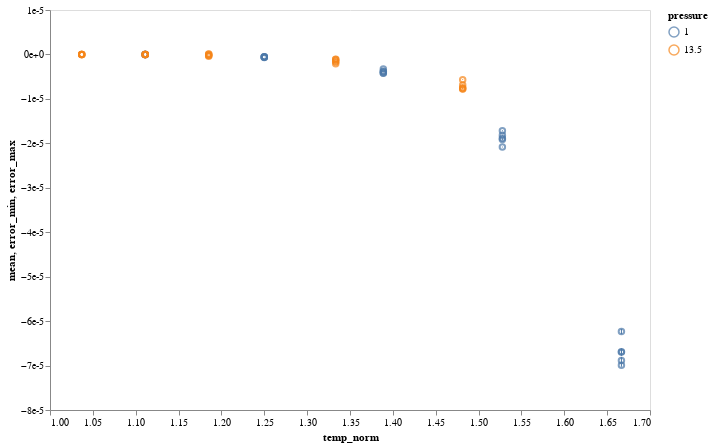

Write notebook code for a chart like this one.
### Code cell
chart = alt.Chart(rates_df).encode(
    x=alt.X("temp_norm", scale=alt.Scale(zero=False)),
    y=alt.Y('mean', scale=alt.Scale(type='linear'), axis=alt.Axis(format='e')),
    color="pressure:N",
    
)

chart.mark_point() + chart.mark_rule().encode(y="error_min", y2="error_max")

### Figure 1 — Vega-Lite specification as saved in the notebook (floating-point values rounded to 4 significant figures)
{"$schema": "https://vega.github.io/schema/vega-lite/v2.6.0.json", "config": {"axis": {"grid": false}, "view": {"height": 400, "width": 600}}, "datasets": {"data-c860d925e8fa5db37081059de9e230e2": [{"crystal": "p2", "error": 7.017e-10, "error_max": -2.561e-08, "error_min": -2.701e-08, "iter_id": 1, "mean": -2.631e-08, "pressure": 1, "temp_norm": 1.111, "temperature": 0.4}, {"crystal": "p2", "error": 7.049e-10, "error_max": -2.02e-08, "error_min": -2.16e-08, "iter_id": 2, "mean": -2.09e-08, "pressure": 1, "temp_norm": 1.111, "temperature": 0.4}, {"crystal": "p2", "error": 6.163e-10, "error_max": -1.729e-08, "error_min": -1.853e-08, "iter_id": 3, "mean": -1.791e-08, "pressure": 1, "temp_norm": 1.111, "temperature": 0.4}, {"crystal": "p2", "error": 5.785e-10, "error_max": -2.218e-08, "error_min": -2.334e-08, "iter_id": 4, "mean": -2.276e-08, "pressure": 1, "temp_norm": 1.111, "temperature": 0.4}, {"crystal": "p2", "error": 5.603e-10, "error_max": -2.272e-08, "error_min": -2.384e-08, "iter_id": 5, "mean": -2.328e-08, "pressure": 1, "temp_norm": 1.111, "temperature": 0.4}, {"crystal": "p2", "error": 7.015e-09, "error_max": -5.333e-07, "error_min": -5.473e-07, "iter_id": 1, "mean": -5.403e-07, "pressure": 1, "temp_norm": 1.25, "temperature": 0.45}, {"crystal": "p2", "error": 1.18e-08, "error_max": -5.095e-07, "error_min": -5.331e-07, "iter_id": 2, "mean": -5.213e-07, "pressure": 1, "temp_norm": 1.25, "temperature": 0.45}, {"crystal": "p2", "error": 9.126e-09, "error_max": -6.672e-07, "error_min": -6.854e-07, "iter_id": 3, "mean": -6.763e-07, "pressure": 1, "temp_norm": 1.25, "temperature": 0.45}, {"crystal": "p2", "error": 8.854e-09, "error_max": -5.47e-07, "error_min": -5.647e-07, "iter_id": 4, "mean": -5.559e-07, "pressure": 1, "temp_norm": 1.25, "temperature": 0.45}, {"crystal": "p2", "error": 1.01e-08, "error_max": -6.091e-07, "error_min": -6.293e-07, "iter_id": 5, "mean": -6.192e-07, "pressure": 1, "temp_norm": 1.25, "temperature": 0.45}, {"crystal": "p2", "error": 2.809e-08, "error_max": -3.869e-06, "error_min": -3.925e-06, "iter_id": 1, "mean": -3.897e-06, "pressure": 1, "temp_norm": 1.389, "temperature": 0.5}, {"crystal": "p2", "error": 2.722e-08, "error_max": -3.247e-06, "error_min": -3.301e-06, "iter_id": 2, "mean": -3.274e-06, "pressure": 1, "temp_norm": 1.389, "temperature": 0.5}, {"crystal": "p2", "error": 2.98e-08, "error_max": -4.129e-06, "error_min": -4.189e-06, "iter_id": 3, "mean": -4.159e-06, "pressure": 1, "temp_norm": 1.389, "temperature": 0.5}, {"crystal": "p2", "error": 2.46e-08, "error_max": -4.207e-06, "error_min": -4.256e-06, "iter_id": 4, "mean": -4.231e-06, "pressure": 1, "temp_norm": 1.389, "temperature": 0.5}, {"crystal": "p2", "error": 3.649e-08, "error_max": -3.747e-06, "error_min": -3.82e-06, "iter_id": 5, "mean": -3.784e-06, "pressure": 1, "temp_norm": 1.389, "temperature": 0.5}, {"crystal": "p2", "error": 1.083e-07, "error_max": -1.707e-05, "error_min": -1.728e-05, "iter_id": 1, "mean": -1.717e-05, "pressure": 1, "temp_norm": 1.528, "temperature": 0.55}, {"crystal": "p2", "error": 9.617e-08, "error_max": -2.073e-05, "error_min": -2.092e-05, "iter_id": 2, "mean": -2.083e-05, "pressure": 1, "temp_norm": 1.528, "temperature": 0.55}, {"crystal": "p2", "error": 1.056e-07, "error_max": -1.875e-05, "error_min": -1.896e-05, "iter_id": 3, "mean": -1.886e-05, "pressure": 1, "temp_norm": 1.528, "temperature": 0.55}, {"crystal": "p2", "error": 1.29e-07, "error_max": -1.9e-05, "error_min": -1.926e-05, "iter_id": 4, "mean": -1.913e-05, "pressure": 1, "temp_norm": 1.528, "temperature": 0.55}, {"crystal": "p2", "error": 8.693e-08, "error_max": -1.811e-05, "error_min": -1.829e-05, "iter_id": 5, "mean": -1.82e-05, "pressure": 1, "temp_norm": 1.528, "temperature": 0.55}, {"crystal": "p2", "error": 3.896e-07, "error_max": -6.651e-05, "error_min": -6.729e-05, "iter_id": 1, "mean": -6.69e-05, "pressure": 1, "temp_norm": 1.667, "temperature": 0.6}, {"crystal": "p2", "error": 7.557e-07, "error_max": -6.808e-05, "error_min": -6.96e-05, "iter_id": 2, "mean": -6.884e-05, "pressure": 1, "temp_norm": 1.667, "temperature": 0.6}, {"crystal": "p2", "error": 8.544e-07, "error_max": -6.612e-05, "error_min": -6.783e-05, "iter_id": 3, "mean": -6.698e-05, "pressure": 1, "temp_norm": 1.667, "temperature": 0.6}, {"crystal": "p2", "error": 3.28e-07, "error_max": -6.962e-05, "error_min": -7.028e-05, "iter_id": 4, "mean": -6.995e-05, "pressure": 1, "temp_norm": 1.667, "temperature": 0.6}, {"crystal": "p2", "error": 6.001e-07, "error_max": -6.175e-05, "error_min": -6.295e-05, "iter_id": 5, "mean": -6.235e-05, "pressure": 1, "temp_norm": 1.667, "temperature": 0.6}, {"crystal": "p2", "error": 7.195e-10, "error_max": -1.48e-09, "error_min": -2.919e-09, "iter_id": 1, "mean": -2.2e-09, "pressure": 13.5, "temp_norm": 1.037, "temperature": 1.4}, {"crystal": "p2", "error": 6.011e-10, "error_max": -2.002e-09, "error_min": -3.204e-09, "iter_id": 2, "mean": -2.603e-09, "pressure": 13.5, "temp_norm": 1.037, "temperature": 1.4}, {"crystal": "p2", "error": 6.217e-10, "error_max": -6.436e-09, "error_min": -7.68e-09, "iter_id": 3, "mean": -7.058e-09, "pressure": 13.5, "temp_norm": 1.037, "temperature": 1.4}, {"crystal": "p2", "error": 5.754e-10, "error_max": 8.844e-10, "error_min": -2.664e-10, "iter_id": 4, "mean": 3.09e-10, "pressure": 13.5, "temp_norm": 1.037, "temperature": 1.4}, {"crystal": "p2", "error": 8.066e-10, "error_max": -8.942e-09, "error_min": -1.056e-08, "iter_id": 5, "mean": -9.748e-09, "pressure": 13.5, "temp_norm": 1.037, "temperature": 1.4}, {"crystal": "p2", "error": 1.042e-09, "error_max": -3.005e-08, "error_min": -3.213e-08, "iter_id": 1, "mean": -3.109e-08, "pressure": 13.5, "temp_norm": 1.111, "temperature": 1.5}, {"crystal": "p2", "error": 1.032e-09, "error_max": -2.963e-08, "error_min": -3.17e-08, "iter_id": 2, "mean": -3.067e-08, "pressure": 13.5, "temp_norm": 1.111, "temperature": 1.5}, {"crystal": "p2", "error": 1.143e-09, "error_max": -3.174e-08, "error_min": -3.403e-08, "iter_id": 3, "mean": -3.288e-08, "pressure": 13.5, "temp_norm": 1.111, "temperature": 1.5}, {"crystal": "p2", "error": 1.32e-09, "error_max": -3.307e-08, "error_min": -3.571e-08, "iter_id": 4, "mean": -3.439e-08, "pressure": 13.5, "temp_norm": 1.111, "temperature": 1.5}, {"crystal": "p2", "error": 1.103e-09, "error_max": -3.034e-08, "error_min": -3.254e-08, "iter_id": 5, "mean": -3.144e-08, "pressure": 13.5, "temp_norm": 1.111, "temperature": 1.5}, {"crystal": "p2", "error": 1.923e-08, "error_max": -2.369e-07, "error_min": -2.753e-07, "iter_id": 1, "mean": -2.561e-07, "pressure": 13.5, "temp_norm": 1.185, "temperature": 1.6}, {"crystal": "p2", "error": 1.838e-08, "error_max": -3.637e-07, "error_min": -4.005e-07, "iter_id": 2, "mean": -3.821e-07, "pressure": 13.5, "temp_norm": 1.185, "temperature": 1.6}, {"crystal": "p2", "error": 2.026e-08, "error_max": 1.254e-07, "error_min": 8.488e-08, "iter_id": 3, "mean": 1.051e-07, "pressure": 13.5, "temp_norm": 1.185, "temperature": 1.6}, {"crystal": "p2", "error": 2.1e-08, "error_max": -1.508e-07, "error_min": -1.928e-07, "iter_id": 4, "mean": -1.718e-07, "pressure": 13.5, "temp_norm": 1.185, "temperature": 1.6}, {"crystal": "p2", "error": 2.011e-08, "error_max": 8.61e-08, "error_min": 4.588e-08, "iter_id": 5, "mean": 6.599e-08, "pressure": 13.5, "temp_norm": 1.185, "temperature": 1.6}, {"crystal": "p2", "error": 3.863e-08, "error_max": -2.063e-06, "error_min": -2.141e-06, "iter_id": 1, "mean": -2.102e-06, "pressure": 13.5, "temp_norm": 1.333, "temperature": 1.8}, {"crystal": "p2", "error": 4.048e-08, "error_max": -1.106e-06, "error_min": -1.187e-06, "iter_id": 2, "mean": -1.146e-06, "pressure": 13.5, "temp_norm": 1.333, "temperature": 1.8}, {"crystal": "p2", "error": 3.712e-08, "error_max": -1.456e-06, "error_min": -1.53e-06, "iter_id": 3, "mean": -1.493e-06, "pressure": 13.5, "temp_norm": 1.333, "temperature": 1.8}, {"crystal": "p2", "error": 4.27e-08, "error_max": -1.675e-06, "error_min": -1.76e-06, "iter_id": 4, "mean": -1.717e-06, "pressure": 13.5, "temp_norm": 1.333, "temperature": 1.8}, {"crystal": "p2", "error": 4.093e-08, "error_max": -1.022e-06, "error_min": -1.104e-06, "iter_id": 5, "mean": -1.063e-06, "pressure": 13.5, "temp_norm": 1.333, "temperature": 1.8}, {"crystal": "p2", "error": 1.13e-07, "error_max": -7.366e-06, "error_min": -7.592e-06, "iter_id": 1, "mean": -7.479e-06, "pressure": 13.5, "temp_norm": 1.481, "temperature": 2}, {"crystal": "p2", "error": 9.119e-08, "error_max": -6.793e-06, "error_min": -6.975e-06, "iter_id": 2, "mean": -6.884e-06, "pressure": 13.5, "temp_norm": 1.481, "temperature": 2}, {"crystal": "p2", "error": 9.938e-08, "error_max": -7.655e-06, "error_min": -7.854e-06, "iter_id": 3, "mean": -7.754e-06, "pressure": 13.5, "temp_norm": 1.481, "temperature": 2}, {"crystal": "p2", "error": 9.391e-08, "error_max": -5.576e-06, "error_min": -5.764e-06, "iter_id": 4, "mean": -5.67e-06, "pressure": 13.5, "temp_norm": 1.481, "temperature": 2}, {"crystal": "p2", "error": 9.588e-08, "error_max": -7.633e-06, "error_min": -7.825e-06, "iter_id": 5, "mean": -7.729e-06, "pressure": 13.5, "temp_norm": 1.481, "temperature": 2}]}, "layer": [{"data": {"name": "data-c860d925e8fa5db37081059de9e230e2"}, "encoding": {"color": {"field": "pressure", "type": "nominal"}, "x": {"field": "temp_norm", "scale": {"zero": false}, "type": "quantitative"}, "y": {"axis": {"format": "e"}, "field": "mean", "scale": {"type": "linear"}, "type": "quantitative"}}, "mark": "point"}, {"data": {"name": "data-c860d925e8fa5db37081059de9e230e2"}, "encoding": {"color": {"field": "pressure", "type": "nominal"}, "x": {"field": "temp_norm", "scale": {"zero": false}, "type": "quantitative"}, "y": {"field": "error_min", "type": "quantitative"}, "y2": {"field": "error_max", "type": "quantitative"}}, "mark": "rule"}]}
